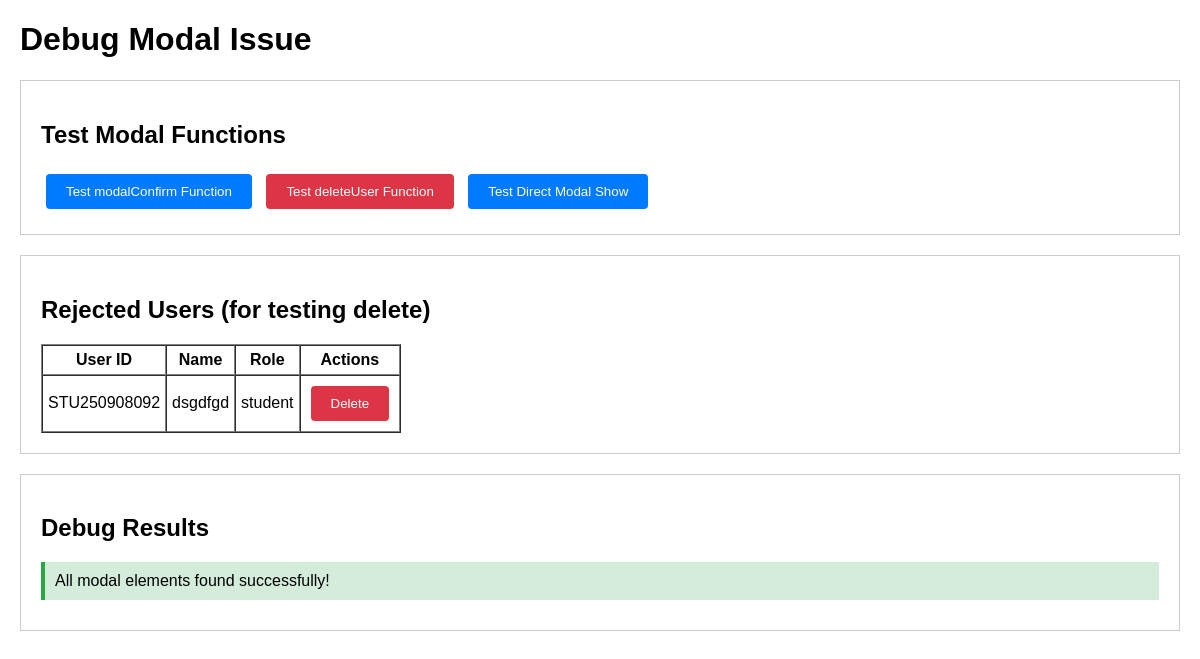
Page /debug_modal_issue.php (signed in) on the committed database.
### tables this page shows
CREATE TABLE `users` (
  `id` int NOT NULL AUTO_INCREMENT,
  `user_id` varchar(20) NOT NULL,
  `full_name` varchar(100) NOT NULL,
  `email` varchar(100) DEFAULT NULL,
  `password_hash` varchar(255) NOT NULL,
  `role` enum('admin','teacher','student') NOT NULL,
  `status` enum('pending','approved','rejected','suspended') DEFAULT 'pending',
  `email_verified` tinyint(1) DEFAULT '0',
  `verification_token` varchar(100) DEFAULT NULL,
  `reset_token` varchar(100) DEFAULT NULL,
  `reset_token_expires` datetime DEFAULT NULL,
  `created_at` timestamp NULL DEFAULT CURRENT_TIMESTAMP,
  `updated_at` timestamp NULL DEFAULT CURRENT_TIMESTAMP ON UPDATE CURRENT_TIMESTAMP,
  PRIMARY KEY (`id`),
  UNIQUE KEY `user_id` (`user_id`),
  UNIQUE KEY `email` (`email`)
);

### config/database.php (called while the page is built, shortened)
<?php
class Database {
    private $host = DB_HOST;
    private $user = DB_USER;
    private $pass = DB_PASS;
    private $dbname = DB_NAME;
    private $dbh;
    private $stmt;
    public function __construct() {
        $dsn = 'mysql:host=' . $this->host . ';dbname=' . $this->dbname;
        $options = array(
            PDO::ATTR_PERSISTENT => true,
            PDO::ATTR_ERRMODE => PDO::ERRMODE_EXCEPTION
        );
        try {
            $this->dbh = new PDO($dsn, $this->user, $this->pass, $options);
        } catch(PDOException $e) {
            $this->error = $e->getMessage();
            throw new Exception("Database connection failed: " . $e->getMessage());
        }
    }
    public function query($query) {
        $this->stmt = $this->dbh->prepare($query);
    }
    public function execute() {
        return $this->stmt->execute();
    }
    public function resultset() {
        $this->execute();
        return $this->stmt->fetchAll(PDO::FETCH_ASSOC);
    }
}

### debug_modal_issue.php (the view, shortened to what this page needs)
<?php
require_once __DIR__ . '/../config/database.php';
try {
    $db = new Database();
    $db->query('SELECT u.*,
                       CASE
                           WHEN u.role = "teacher" THEN t.department
                           WHEN u.role = "student" THEN CONCAT(s.year_level, " - Section ", s.section)
                           ELSE NULL
                       END as additional_info,
                       CASE
                           WHEN u.role = "teacher" THEN t.teacher_id
                           WHEN u.role = "student" THEN s.student_id
                           ELSE NULL
                       END as role_id
                FROM users u
                LEFT JOIN teachers t ON u.user_id = t.user_id
                LEFT JOIN students s ON u.user_id = s.user_id
                WHERE u.role != "admin"
                ORDER BY u.created_at DESC');
    $all_users = $db->resultset();
    $rejected_users = array_filter($all_users, function($u) { return $u['status'] === 'rejected'; });
} catch (Exception $e) {
    $error_message = "Error loading users: " . $e->getMessage();
    $all_users = [];
    $pending_users = [];
    $approved_users = [];
    $rejected_users = [];
}
?>
<!DOCTYPE html>
<html lang="en">
<head>
    <link rel="stylesheet" href="https://cdnjs.cloudflare.com/ajax/libs/font-awesome/6.0.0/css/all.min.css">
</head>
<body>
    <h1>Debug Modal Issue</h1>
    <div class="debug-section">
        <h2>Test Modal Functions</h2>
        <button class="btn btn-primary" onclick="testModalConfirm()">Test modalConfirm Function</button>
        <button class="btn btn-danger" onclick="testDeleteUser()">Test deleteUser Function</button>
        <button class="btn btn-primary" onclick="testDirectModal()">Test Direct Modal Show</button>
    </div>
    <div class="debug-section">
        <h2>Rejected Users (for testing delete)</h2>
        <?php if (!empty($rejected_users)): ?>
            <table border="1" cellpadding="5" cellspacing="0">
                <thead>
                    <tr>
                        <th>User ID</th>
                        <th>Name</th>
                        <th>Role</th>
                        <th>Actions</th>
                    </tr>
                </thead>
                <tbody>
                    <?php foreach ($rejected_users as $rejected_user): ?>
                        <tr>
                            <td><?php echo htmlspecialchars($rejected_user['user_id']); ?></td>
                            <td><?php echo htmlspecialchars($rejected_user['full_name']); ?></td>
                            <td><?php echo htmlspecialchars($rejected_user['role']); ?></td>
                            <td>
                                <button class="btn btn-danger" onclick="deleteUser('<?php echo $rejected_user['user_id']; ?>')">Delete</button>
                            </td>
                        </tr>
                    <?php endforeach; ?>
                </tbody>
            </table>
        <?php else: ?>
            <p>No rejected users found.</p>
        <?php endif; ?>
    </div>
    <div class="debug-section">
        <h2>Debug Results</h2>
        <div id="debugResults"></div>
    </div>
</body>
</html>

### debug_modal_issue.php (style rules this page uses)
body { font-family: Arial, sans-serif; margin: 20px; }
.debug-section { margin: 20px 0; padding: 20px; border: 1px solid #ccc; }
.btn { padding: 10px 20px; margin: 5px; cursor: pointer; border: none; border-radius: 4px; }
.btn-danger { background: #dc3545; color: white; }
.btn-primary { background: #007bff; color: white; }

### rows in the picture
users: user "STU250908092", full_name "dsgdfgd", role "student"
